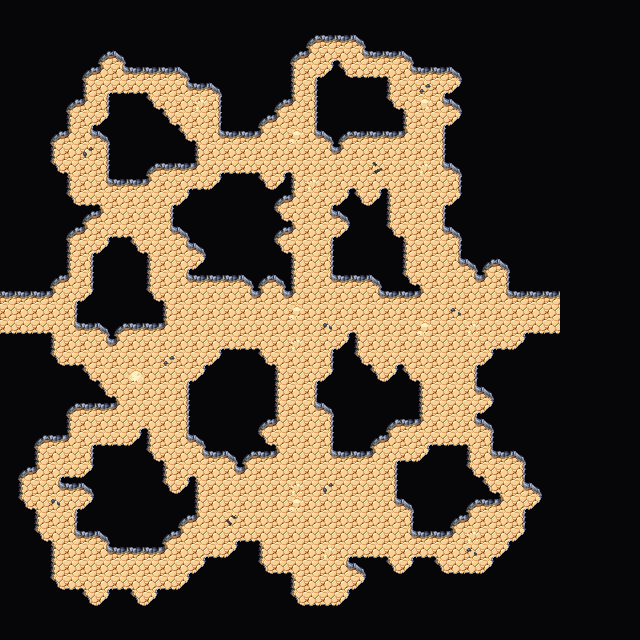

The image is a tile-based game level rendered from a .tmx file. Its description and source (layers, tilesets, objects; grid data summarised) follow:
An orthogonal 40x40 tile map with 16x16 px tiles, 4 tile layers (Collision, Background, Walls, Clutter), 2 tilesets and 2 objects.

<map version="1.5" tiledversion="1.7.2" orientation="orthogonal" renderorder="right-down" width="40" height="40" tilewidth="16" tileheight="16" infinite="0" nextlayerid="7" nextobjectid="63">
 <editorsettings>
  <export target="wastetown..tmx" format="tmx" />
 </editorsettings>
 <tileset firstgid="1" source="../../../tileset/main.tsx" />
 <tileset firstgid="3477" source="../../../tileset/buildings.tsx" />
 <layer id="6" name="Collision" width="40" height="40">
  <data>[1600 cells, 0 non-empty, 0 distinct tile ids]</data>
 </layer>
 <layer id="1" name="Background" width="40" height="40">
  <data>[1600 cells, 1600 non-empty, 1 distinct tile ids]</data>
 </layer>
 <layer id="2" name="Walls" width="40" height="40">
  <data>[1600 cells, 1327 non-empty, 18 distinct tile ids]</data>
 </layer>
 <layer id="3" name="Clutter" width="40" height="40">
  <properties>
   <property name="spriteLayer" type="bool" value="true" />
  </properties>
  <data>[1600 cells, 24 non-empty, 10 distinct tile ids]</data>
 </layer>
 <objectgroup id="4" name="Objects">
  <object id="61" template="../../../obj/door_right.tx" x="2.95097" y="319.688">
   <properties>
    <property name="teleport" value="../common/maps/map/cave/cave_multilevel_4/cave_23B6.tmx" />
    <property name="teleportObjectId" value="63" />
   </properties>
  </object>
  <object id="62" template="../../../obj/door_left.tx" x="542.978" y="323.623">
   <properties>
    <property name="teleport" value="../common/maps/map/cave/cave_multilevel_4/cave_23B8.tmx" />
    <property name="teleportObjectId" value="61" />
   </properties>
  </object>
 </objectgroup>
</map>
